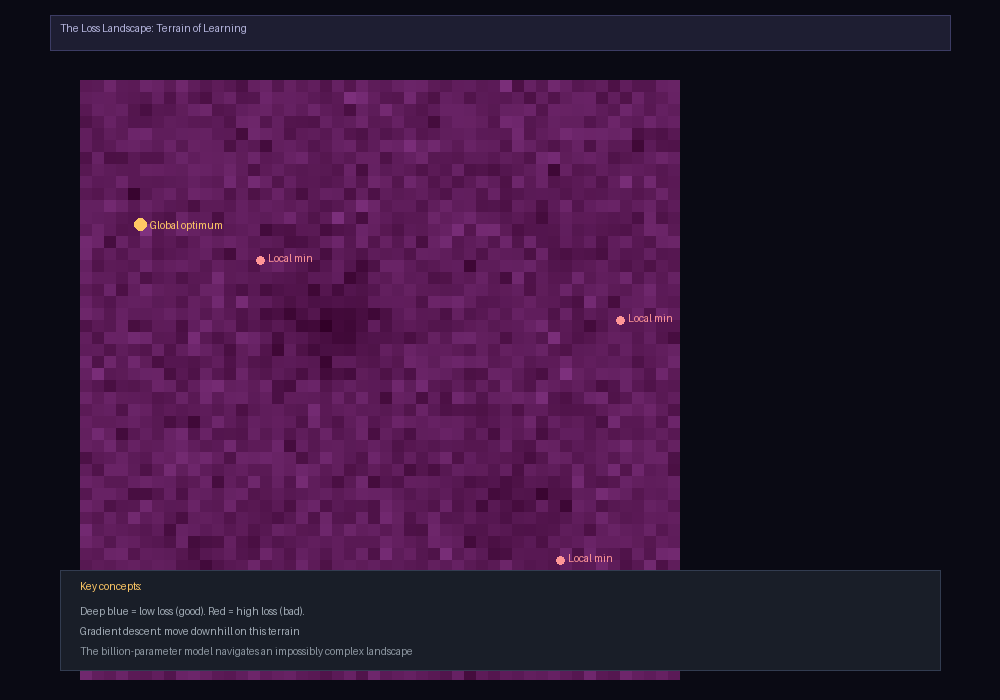

Reproduce this figure in Python.
#!/usr/bin/env python3
"""
Loss Landscape: The Terrain of Learning

How optimization shapes an emergent system.
The loss landscape is the terrain. Gradient descent is the explorer.
"""

import numpy as np
from PIL import Image, ImageDraw
import os

OUT_DIR = os.path.dirname(os.path.abspath(__file__))


def render_loss_landscape():
    """Visualize the loss landscape of training"""
    W, H = 1000, 700
    img = Image.new("RGB", (W, H), (10, 10, 20))
    draw = ImageDraw.Draw(img)

    draw.rectangle([(50, 15), (W-50, 50)], fill=(30, 30, 50), outline=(60, 60, 100))
    draw.text((60, 22), "The Loss Landscape: Terrain of Learning", fill=(180, 180, 220))

    # Draw layered terrain
    np.random.seed(42)
    terrain = np.random.randn(50, 50) * 0.5
    # Add some structure (basins)
    for cx, cy, depth in [(20, 20, -2), (35, 35, -1.5), (10, 40, -1), (40, 15, -0.8)]:
        for x in range(max(0, cx-8), min(50, cx+8)):
            for y in range(max(0, cy-8), min(50, cy+8)):
                dist = np.sqrt((x-cx)**2 + (y-cy)**2)
                terrain[x, y] -= depth * np.exp(-dist/3)

    # Find global minimum
    min_pos = np.unravel_index(np.argmin(terrain), terrain.shape)

    # Draw terrain as colored cells
    x_start, y_start = 80, 80
    cell_size = 12

    for x in range(terrain.shape[0]):
        for y in range(terrain.shape[1]):
            val = terrain[x, y]
            # Normalize to 0-1
            norm = (val - terrain.min()) / (terrain.max() - terrain.min())
            # Color: blue (low/deep) to red (high/shallow)
            r = int(100 + 155 * (1 - norm))
            g = int(100 * (1 - norm))
            b = int(255 * (1 - norm) + 80 * norm)
            draw.rectangle([(x_start + x*cell_size, y_start + y*cell_size),
                           (x_start + x*cell_size + cell_size-1, y_start + y*cell_size + cell_size-1)],
                          fill=(r//2, g//2, b//2))

    # Mark global minimum
    gx = x_start + min_pos[0]*cell_size
    gy = y_start + min_pos[1]*cell_size
    draw.ellipse([(gx-6, gy-6), (gx+6, gy+6)], fill=(255, 200, 100))
    draw.text((gx+10, gy-5), "Global optimum", fill=(255, 200, 100))

    # Mark some local minima
    local_mins = [(15, 15), (40, 40), (10, 45), (45, 20)]
    for lx, ly in local_mins:
        dx = x_start + lx*cell_size
        dy = y_start + ly*cell_size
        draw.ellipse([(dx-4, dy-4), (dx+4, dy+4)], fill=(255, 150, 150))
        draw.text((dx+8, dy-8), "Local min", fill=(255, 150, 150))

    # Legend
    y = 570
    draw.rectangle([(60, y), (W-60, y+100)], fill=(25, 30, 40), outline=(50, 60, 80))
    draw.text((80, y+10), "Key concepts:", fill=(255, 200, 100))
    draw.text((80, y+35), "Deep blue = low loss (good). Red = high loss (bad).", fill=(160, 170, 180))
    draw.text((80, y+55), "Gradient descent: move downhill on this terrain", fill=(160, 170, 180))
    draw.text((80, y+75), "The billion-parameter model navigates an impossibly complex landscape", fill=(140, 150, 160))

    img.save(os.path.join(OUT_DIR, "loss_landscape.png"))
    print("OK")


def render_optimization_path():
    """Show the path of optimization through parameter space"""
    W, H = 1000, 400
    img = Image.new("RGB", (W, H), (10, 10, 20))
    draw = ImageDraw.Draw(img)

    draw.rectangle([(50, 15), (W-50, 50)], fill=(30, 30, 50), outline=(60, 60, 100))
    draw.text((60, 22), "Optimization Path: From Random to Learned", fill=(180, 180, 220))

    # Draw a path from start (high loss) to end (low loss)
    np.random.seed(123)
    
    # S-shaped path through landscape
    path = []
    x, y = 100, 300
    for i in range(30):
        x += 25 + np.random.randn() * 5
        y += np.sin(i * 0.5) * 15 + np.random.randn() * 3
        y = max(80, min(y, 350))
        path.append((int(x), int(y)))

    # Draw background (simple gradient)
    for px, py in path:
        # Gradient from red (start) to green (end)
        idx = path.index((px, py))
        progress = idx / len(path)
        color = (int(255*(1-progress)), int(200*progress), int(100*(1-progress)))
        draw.ellipse([(px-8, py-8), (px+8, py+8)], fill=(*color, 60), outline=color, width=1)

    # Draw the path line
    for i in range(len(path) - 1):
        x1, y1 = path[i]
        x2, y2 = path[i+1]
        progress = i / len(path)
        color = (int(255*(1-progress)), int(200*progress), int(100*(1-progress)))
        draw.line([(x1, y1), (x2, y2)], fill=color, width=2)

    # Start/End labels
    draw.text((path[0][0]-15, path[0][1]+15), "Start (random)", fill=(255, 100, 100))
    draw.text((path[-1][0]-15, path[-1][1]-30), "End (trained)", fill=(100, 255, 100))

    # Insight
    y = 360
    draw.rectangle([(60, y), (W-60, 395)], fill=(25, 35, 50), outline=(50, 60, 80))
    draw.text((80, y+8), "Training: billions of steps through a billion-dimensional landscape", fill=(255, 200, 100))
    draw.text((80, y+28), "Random initialization -> careful optimization -> emergent abilities", fill=(160, 170, 180))

    img.save(os.path.join(OUT_DIR, "optimization_path.png"))
    print("OK")


if __name__ == "__main__":
    render_loss_landscape()
    render_optimization_path()
